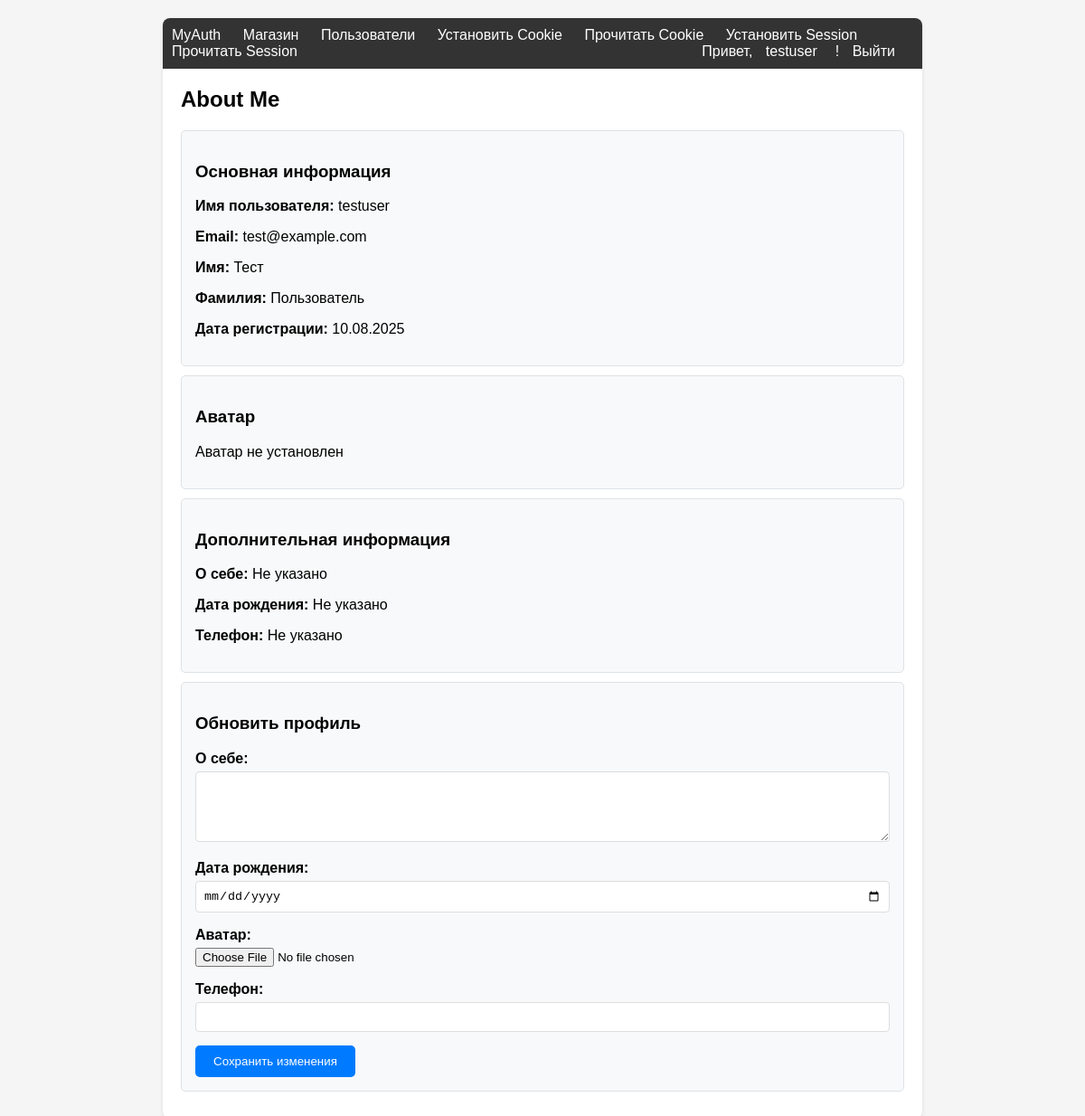
The page /ru/accounts/about-me/ (signed in) on the database its author committed.
### myauth/models.py (models this page shows, shortened)
class Profile(models.Model):
    user = models.OneToOneField(User, on_delete=models.CASCADE, related_name='profile')
    bio = models.TextField(max_length=500, blank=True, verbose_name='О себе')
    birth_date = models.DateField(null=True, blank=True, verbose_name='Дата рождения')
    avatar = models.ImageField(
        upload_to=user_avatar_path,
        null=True,
        blank=True,
        verbose_name='Аватар'
    )
    phone = models.CharField(max_length=20, blank=True, verbose_name='Телефон')
    created_at = models.DateTimeField(auto_now_add=True)
    class Meta:
        verbose_name = 'Профиль'
        verbose_name_plural = 'Профили'

### myauth/views.py (the view)
# urls.py: path('about-me/', views.about_me_view, name='about_me'),
@login_required
def about_me_view(request):
    profile = get_or_create_profile(request.user)
    if request.method == 'POST':
        form = ProfileForm(request.POST, request.FILES, instance=request.user.profile)
        if form.is_valid():
            form.save()
            return redirect('myauth:about_me')
    else:
        form = ProfileForm(instance=request.user.profile)
    return render(request, 'myauth/about_me.html', {
        'user': request.user,
        'profile': request.user.profile,
        'form': form
    })

### myauth/forms.py
class ProfileForm(forms.ModelForm):
    class Meta:
        model = Profile
        fields = ['bio', 'birth_date', 'avatar', 'phone']
        widgets = {
            'birth_date': forms.DateInput(attrs={'type': 'date'}),
            'bio': forms.Textarea(attrs={'rows': 4}),
            'avatar': forms.FileInput(attrs={'accept': 'image/*'}),
        }
        labels = {
            'bio': 'О себе',
            'birth_date': 'Дата рождения',
            'avatar': 'Аватар',
            'phone': 'Телефон',
        }

### myauth/views.py (called while the page is built)
def get_or_create_profile(user):
    profile, created = Profile.objects.get_or_create(user=user)
    if created:
        print(f"Создан профиль для пользователя {user.username}")
    return profile

### myauth/templates/myauth/about_me.html (shortened to what this page needs)
{% extends 'myauth/base.html' %}
{% block content %}
    <h2>About Me</h2>
    <div class="data-block">
        <h3>Основная информация</h3>
        <p><strong>Имя пользователя:</strong> {{ user.username }}</p>
        <p><strong>Email:</strong> {{ user.email }}</p>
        <p><strong>Имя:</strong> {{ user.first_name|default:"Не указано" }}</p>
        <p><strong>Фамилия:</strong> {{ user.last_name|default:"Не указано" }}</p>
        <p><strong>Дата регистрации:</strong> {{ user.date_joined|date:"d.m.Y" }}</p>
    </div>
    <div class="data-block">
        <h3>Аватар</h3>
        {% if profile.avatar %}
            <img src="{{ profile.avatar.url }}" alt="Аватар" style="max-width: 200px; max-height: 200px; border-radius: 10px;">
        {% else %}
            <p>Аватар не установлен</p>
        {% endif %}
    </div>
    <div class="data-block">
        <h3>Дополнительная информация</h3>
        <p><strong>О себе:</strong> {{ profile.bio|default:"Не указано" }}</p>
        <p><strong>Дата рождения:</strong> {{ profile.birth_date|date:"d.m.Y"|default:"Не указано" }}</p>
        <p><strong>Телефон:</strong> {{ profile.phone|default:"Не указано" }}</p>
    </div>
    <div class="data-block">
        <h3>Обновить профиль</h3>
        <form method="post" enctype="multipart/form-data">
            {{ form.as_p }}
            <button type="submit" class="btn">Сохранить изменения</button>
        </form>
    </div>
{% endblock %}

### myauth/templates/myauth/base.html (shortened to what this page needs)
<!DOCTYPE html>
<html lang="ru">
<head>
</head>
<body>
    <div class="container">
        <nav>
            <a href="{% url 'myauth:home' %}">MyAuth</a>
            <a href="{% url 'shopapp:index' %}">Магазин</a>
            <a href="{% url 'myauth:user_list' %}">Пользователи</a>
            <a href="{% url 'myauth:cookie_set' %}">Установить Cookie</a>
            <a href="{% url 'myauth:cookie_get' %}">Прочитать Cookie</a>
            <a href="{% url 'myauth:session_set' %}">Установить Session</a>
            <a href="{% url 'myauth:session_get' %}">Прочитать Session</a>
            <span class="user-info">
                {% if user.is_authenticated %}
                    Привет, <a href="{% url 'myauth:about_me' %}">{{ user.username }}</a>!
                    <a href="{% url 'myauth:logout' %}">Выйти</a>
                {% else %}
                    <a href="{% url 'myauth:login' %}">Войти</a>
                    <a href="{% url 'myauth:signup' %}">Регистрация</a>
                {% endif %}
            </span>
        </nav>
        {% block content %}{% endblock %}
    </div>
</body>
</html>

### myauth/templates/myauth/base.html (style rules this page uses)
body { font-family: Arial, sans-serif; margin: 0; padding: 20px; background-color: #f5f5f5; }
.container { max-width: 800px; margin: 0 auto; background: white; padding: 20px; border-radius: 8px; box-shadow: 0 2px 4px rgba(0,0,0,0.1); }
nav { background: #333; color: white; padding: 10px; margin: -20px -20px 20px -20px; border-radius: 8px 8px 0 0; }
nav a { color: white; text-decoration: none; margin-right: 20px; }
.user-info { float: right; }
.user-info a { margin-left: 10px; }
.btn { display: inline-block; padding: 10px 20px; background: #007bff; color: white; text-decoration: none; border-radius: 5px; border: none; cursor: pointer; margin-right: 10px; }
.data-block { background: #f8f9fa; padding: 15px; margin: 10px 0; border-radius: 5px; border: 1px solid #dee2e6; }
form p { margin-bottom: 15px; }
form label { display: block; margin-bottom: 5px; font-weight: bold; }
form input[type="text"], form input[type="email"], form input[type="password"], form input[type="date"], form textarea, form select { width: 100%; padding: 8px; border: 1px solid #ddd; border-radius: 4px; box-sizing: border-box; }

### rows shown on the page
Profile: bio "Не указано", birth_date "Не указано", phone "Не указано"

### other values the page prints
{{ user.username }} "testuser"
{{ user.email }} "test@example.com"
{{ user.first_name|default:"Не указано" }} "Тест"
{{ user.last_name|default:"Не указано" }} "Пользователь"
{{ user.date_joined|date:"d.m.Y" }} "10.08.2025"
